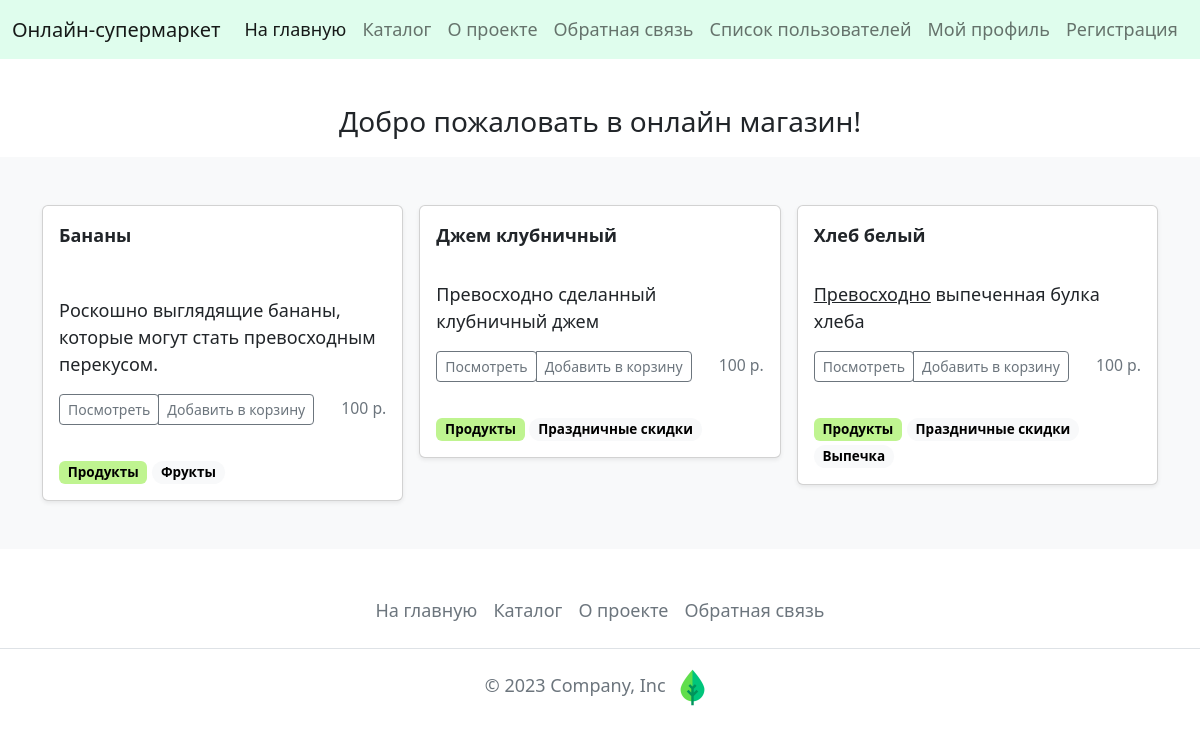
The page / on the database its author committed.
### catalog/models.py (models this page shows)
class Item(ModelForCatalog):
    objects = ItemManager()
    text = models.TextField('описание',
                            help_text='Укажите описание товара',
                            validators=[
                                validator_word_good
                            ])
    category = models.ForeignKey('Category',
                                 on_delete=models.CASCADE,
                                 related_name='item',
                                 verbose_name='категория',
                                 help_text='Укажите категорию')
    tags = models.ManyToManyField(Tag, verbose_name='тэги',
                                  help_text='Выберите тэги.')
    is_on_main = models.BooleanField('отображать товар на главной?',
                                     help_text='Укажите, должен ли товар '
                                     'отображаться на главной',
                                     default=False)
    class Meta:
        verbose_name = 'товар'
        verbose_name_plural = 'товары'
    def get_absolute_url(self):
        return reverse('catalog:item_detail', args=[self.id])

class Category(ModelForCatalog):
    slug = models.SlugField('слаг',
                            max_length=200,
                            unique=True,
                            help_text='Укажите слаг')
    weight = models.PositiveSmallIntegerField('вес',
                                              default=100,
                                              help_text='Чем меньше вес, '
                                              'тем раньше товар в выдаче',
                                              validators=[
                                                validators.MinValueValidator(
                                                    0
                                                ),
                                                validators.MaxValueValidator(
                                                    32767
                                                )
                                              ])
    class Meta:
        verbose_name = 'категория'
        verbose_name_plural = 'категории'

class Tag(ModelForCatalog):
    slug = models.SlugField('слаг',
                            max_length=200,
                            unique=True,
                            help_text='Укажите слаг')
    class Meta:
        verbose_name = 'тэг'
        verbose_name_plural = 'тэги'

### homepage/views.py (the view)
# urls.py: 2. Add a URL to urlpatterns:  path('', views.home, name='home')
def home(request):
    template = 'homepage/homepage.html'
    items = models.Item.objects.published().filter(
        is_on_main=True
        ).order_by(models.Item.name.field.name,
                   models.Item.id.field.name)
    context = {'items_list': items}
    return render(request, template, context)

### catalog/models.py (called while the page is built)
    def published(self):
        return (
            self.get_queryset()
            .filter(is_published=True)
            .filter(category__is_published=True)
            .select_related(Item.category.field.name,
                            Item.imagemodel.related.name)
            .prefetch_related(
                models.Prefetch(
                    Item.tags.field.name,
                    queryset=Tag.objects.filter(is_published=True).only('name')
                )
            ).only(Item.name.field.name,
                   Item.text.field.name,
                   f'{Item.category.field.name}_{Category.id.field.name}',
                   f'{Item.category.field.name}__{Category.name.field.name}',
                   f'{Item.imagemodel.related.name}__'
                   f'{ImageModel.image.field.name}')
        )

    @property
    def get_main_image_300_200(self):
        return get_thumbnail(self.image,
                             '300x200',
                             crop='center',
                             quality=51)

### core/models.py (called while the page is built)
    def __str__(self):
        return self.name

### templates/homepage/homepage.html
{% extends 'base.html' %}
{% block content %}
{% load static %}
<div class="center-layer">
  <h3 class="headers">Добро пожаловать в онлайн магазин!</h3>
</div>
<div class="album py-5 bg-light">
  <div class="container">
    <div class="row row-cols-1 row-cols-sm-2 row-cols-md-3 g-3">
      {% for item in items_list %}
      {% include "includes/single_item.html" %}
      {% empty %}
      <p>Тут пока пусто, но скоро мы добавим товары!</p>
      {% endfor %}
    </div>
  </div>
</div>
{% endblock %}

### templates/includes/single_item.html (shortened to what this page needs)
<div class="col">
    <div class="card shadow-sm">
      <div class="card-body">
        <b>{{ item.name }}</b>
      </div>
      <div class="card-body">
        <p class="card-text">{{ item.text|safe|truncatewords_html:10 }}</p>
        <div class="d-flex justify-content-between align-items-center">
          <div class="btn-group">
            <form action="{{ item.get_absolute_url }}">
              <button type="submit" class="btn btn-sm btn-outline-secondary">Посмотреть</button>
            </form>
            <button type="button" class="btn btn-sm btn-outline-secondary">Добавить в корзину</button>
          </div>
          <small class="text-muted">100 р.</small>
        </div>
      </div>
      <div class="card-body">
        <span class="badge" style="background-color: #BFF490; color: black;">{{ item.category }}</span>
        {% for tag in item.tags.all %}<span class="badge rounded-pill text-bg-light">{{ tag.name }}</span> {% endfor %}
      </div>
    </div>
  </div>

### static_dev/css/common.css (style rules this page uses)
body { font-size: 18px; }
.center-layer { margin-top: 3%; margin-left: 23%; margin-right: 23%; padding: 10px; }
.headers { text-align: center; }

### rows shown on the page
Item: name "Бананы", text "Роскошно выглядящие бананы, которые могут стать превосходным перекусом.", category "Продукты"
Tag: name "Фрукты"
Item: name "Джем клубничный", text "Превосходно сделанный клубничный джем", category "Продукты"
Tag: name "Праздничные скидки"
Item: name "Хлеб белый", text "Превосходно выпеченная булка хлеба", category "Продукты"
Tag: name "Выпечка"
